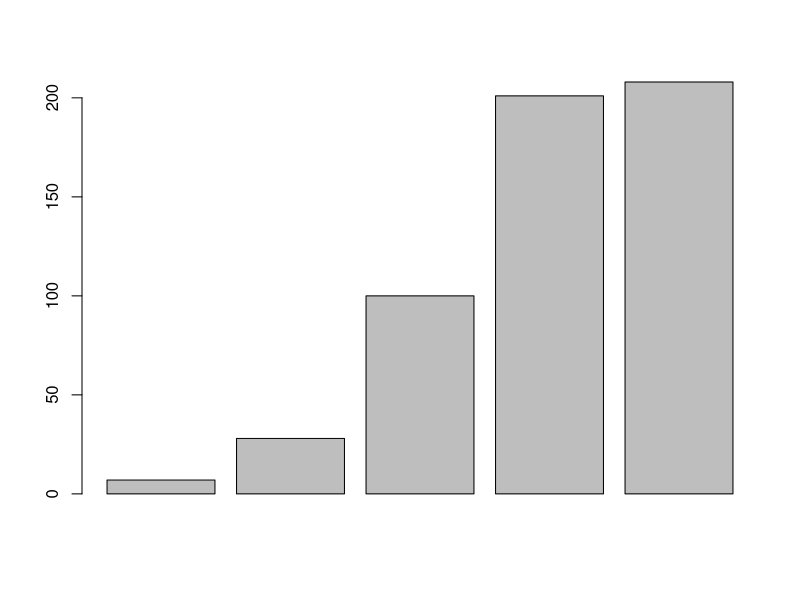

The R script that drew this image:
#Basic computation

#example 1
3*3

#example 2
3+3/3

#example 3
(3+3)/3

#example 4:Natural logarithm with base e=2.718282
log(10)

#example 6:exponential function
exp(2)

#example 7:3 raised to the third power
3^3

#example 8:square root
sqrt(9)

#example 9:absolute value of 1-7
abs(1-7)

#R data types

#example 10: Numerics
x=3.5
x
sqrt(x)

#example 11:Integers
x=3.33
y=as.integer(x)
y

#example 12:logical
x=1;y=2
z=x>y
z

#example 13:standard logical operations
x=TRUE;y=FALSE
x&y
x|y
!x

#example 14:character
x="ATGAAA"
y ="TTTTGA"
x
DNA=paste(x,y)
DNA

#example 15:complex
x=1+2i 
x

#example 16:vectors
x<-c(1,10,100)    
x
x * 2
sum (x)
#example 17:arithmatic
x<-c(1,10,100) 
y<-c(1,2,3) 
x*y

#example 18:characters
codons<-c("AUG","UAU","UGA") 
codons

#example 19:simple graph
RNA_levels<- c(7, 28, 100, 201, 208)
barplot(RNA_levels)

#exercise 1
x=2
y=8
#sum
x+y
#difference
x-y
#product
x*y
#quotient
x/y

#exercise 2
x=3.5
y=5
x^5>y^4

#exercise 3
x<-c (211,62,108,43,129) 
x
#sum of vector
sum(x)
#related frequency
x/sum(x)

#exercise 4
nucleotides<-c("A","T","C","G")
sort(nucleotides)